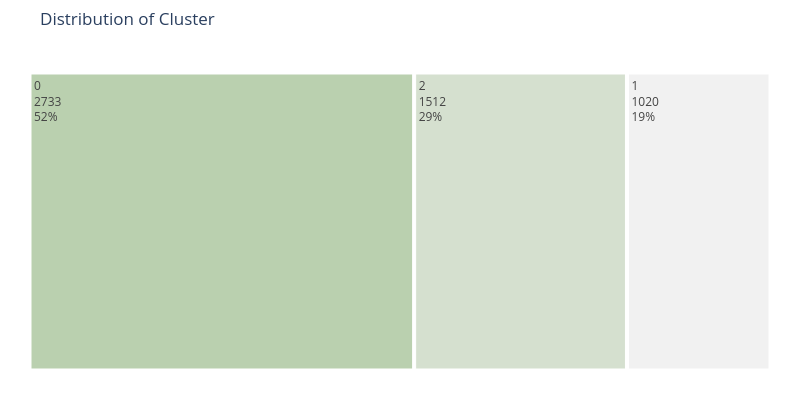

The cell this chart's notebook holds for it:
### Code cell
#Creating a Treemap with Plotly Express
# colors=['#fae588','#f79d65','#f9dc5c','#e8ac65','#e76f51','#ef233c','#b7094c'] #color palette
colors=['#bad0af','#d5e0cf','#f1f1f1','#f1d4d4'] #color palette
import plotly.express as px

fig = px.treemap(fig3, path=['Cluster'],values='Count'
                 , width=800, height=400
                 ,title="Distribution of Cluster")

fig.update_layout(
    treemapcolorway = colors, #defines the colors in the treemap
    margin = dict(t=50, l=25, r=25, b=25))

fig.data[0].textinfo = 'label+text+value+percent root'
fig.show()

### Figure 1 — Plotly figure (JSON) as saved in the notebook; plotly's stock layout.template omitted (floating-point values rounded to 4 significant figures)
{"data": [{"branchvalues": "total", "domain": {"x": [0, 1], "y": [0, 1]}, "hovertemplate": "labels=%{label}<br>Count=%{value}<br>parent=%{parent}<br>id=%{id}<extra></extra>", "ids": ["0", "1", "2"], "labels": ["0", "1", "2"], "name": "", "parents": ["", "", ""], "textinfo": "label+text+value+percent root", "type": "treemap", "values": [2733, 1020, 1512]}], "layout": {"height": 400, "legend": {"tracegroupgap": 0}, "margin": {"b": 25, "l": 25, "r": 25, "t": 50}, "title": {"text": "Distribution of Cluster"}, "treemapcolorway": ["#bad0af", "#d5e0cf", "#f1f1f1", "#f1d4d4"], "width": 800}}
